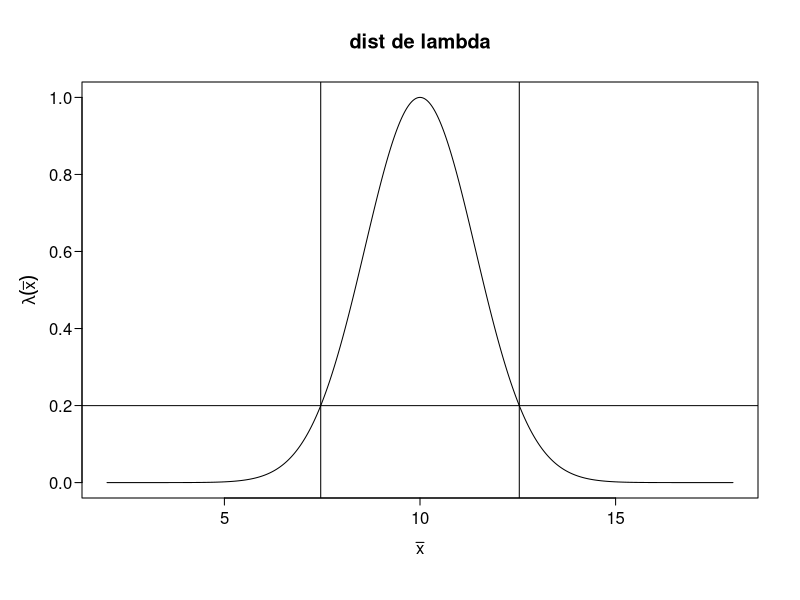
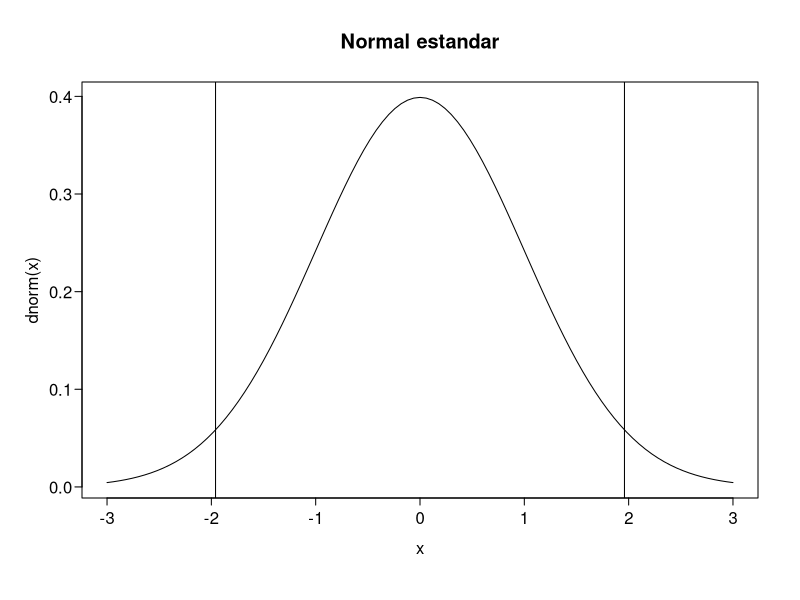
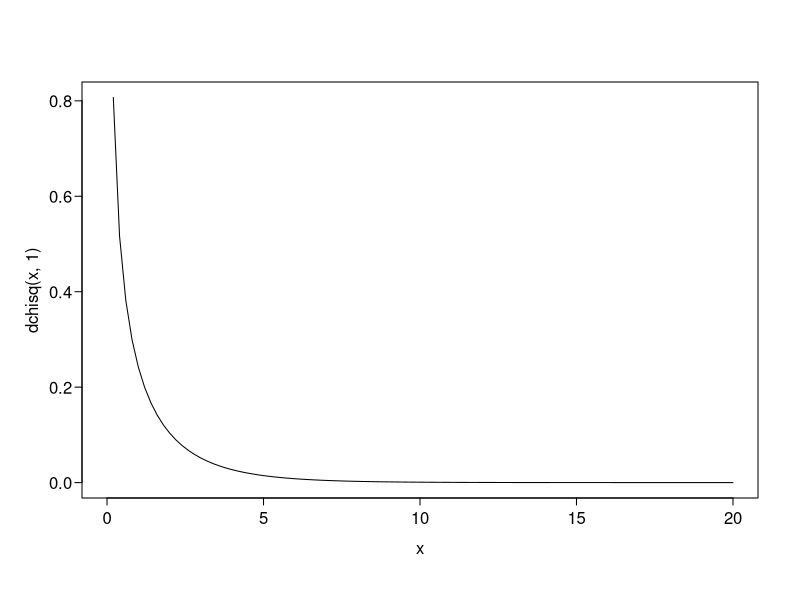

Reproduce these figures in R, in order. (Note: this script raises an error after producing the figures.)

# ::::::::::::::::::::::::::::::::::::::::::::::::::::::::::::::::::::::::::::: #
## EJEMPLO DE LR
# ::::::::::::::::::::::::::::::::::::::::::::::::::::::::::::::::::::::::::::: #

# LR, lambda, para normal
lambda_fun <- function(x_bar) {
  exp(-(1 / 4) * (x_bar - 10)^2)
}

par(las = 1, mgp = c(2, 0.5, 0), tck = -0.017)
x_vec <- seq(2, 18, 0.001)
lx <- lambda_fun(x_vec)
plot(
  x_vec, lx,
  xlab = expression(bar(x)),
  ylab = expression(lambda(bar(x))),
  type = "l",
  main = "dist de lambda"
)
# notar que tiene centro en 10
# debemos hallar un lamda <= k
k <- max(lx[lx <= 0.2])
x1 <- x_vec[lx == k]
abline(h = k)
abline(v = x1)

# normal estandar
curve(dnorm(x), from = -3, to = 3, main = "Normal estandar")
alfa <- 0.05 / 2
abline(v = qnorm(p = c(alfa, 1 - alfa)))
# encontrar el cuantil (en x) correspondiente a un alfa de 0.05 para dos colas
# recordar que queremos hallar el cuantil en una curva simétrica, tal que
# ese cuantil cubra el (1-alfa)*100 del área.
qnorm(1 - alfa)
# el alfa lo obtenemos nuevamente así
2*(1-pnorm(1.9599))
# el área cubierta es obviamente la integral 1.96 - 1.96
pnorm(1.96) - pnorm(-1.96)
# o lo que es lo mismo
integrate(dnorm, mean = 0, sd = 1, lower = -1.96, upper = 1.96)

# ::::::::::::::::::::::::::::::::::::::::::::::::::::::::::::::::::::::::::::: #

# ejercicio en clase--- 
## -2log(lambda) -- chisq

# prueba para Poisson con L(theta_hat)/L(theta_1, theta_2)
x_hat <- 20
y_hat <- 22
n <- 100
lambda_poiss <- function(x_hat, y_hat, n) {
  
  num_ <- n*(x_hat + y_hat)*log(0.5 * (x_hat + y_hat))
  denom <- (n*x_hat) * log (x_hat) + (n*y_hat) * log(y_hat)
  -2 * (num_ - denom)
}

l2log <- lambda_poiss(x_hat, y_hat, n) |> round(3)

alfa <- 0.01
crit_val <- qchisq(1-alfa, 1)

curve(dchisq(x, 1), 0, 20) |> round(3)
abline(v = crit_val)
abline(v = l2log, col = 'blue')

cat(sprintf("-2log(lambda) = %s,\n k (critical val) = %s", l2log, crit_val))

# concluimos que la media en los dos turnos difiere si -2log(lambda) >= crit_val
# aunque, en realidad, *rechazamos* H0


## :::::::::::::::::::::::::::::::::::::::::::::::::::::::::::::::::::::::::::
# dependencia de n para el -2log(lambda) - ejemplo con normal
# para obtener el MLE de una normal
neg_log_like_normal <- function(media, x, sigma) {
  sum(-dnorm(x, mean = media, sd = sigma, log = T))
}

# dado 

nsims <- 1000
n_vec <- c(3, 10, 30, 300)
sigma <- 4
par(mfrow = c(2, 2), mar = c(3, 3, 2, 0), las =1)
for (n in n_vec) {
  LR_vec <- rep(NA, 100)
  
  for (i in 1:nsims) {
    set.seed(i)
    x <- rnorm(n, 10, sd = sigma)
    
    logL0 <- sum(log(dnorm(x, mean = 10, sd = sigma)))
    out <- nlm(neg_log_like_normal, 10, x = X, sigma = sigma)
    logL1 <- sum(log(dnorm(x, mean = out$estimate, sd = sigma)))
    LR_vec[i] <- -2 * (logL0 - max(logL0, logL1))
  }
  plot(density(LR_vec, from = 0, to = max(LR_vec), adjust = 2), main = sprintf("n = %s", n))
  curve(dchisq(x, 1), from = 0, to = max(LR_vec), add = TRUE, col = 2)
}
